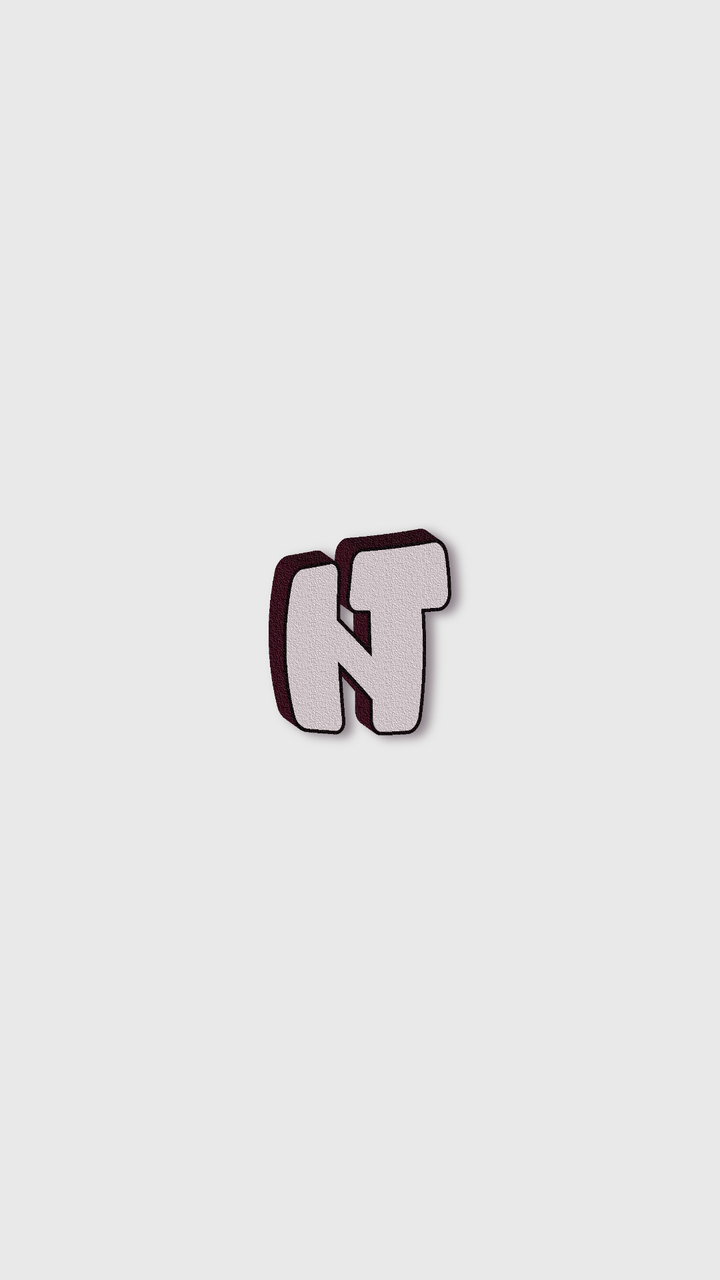
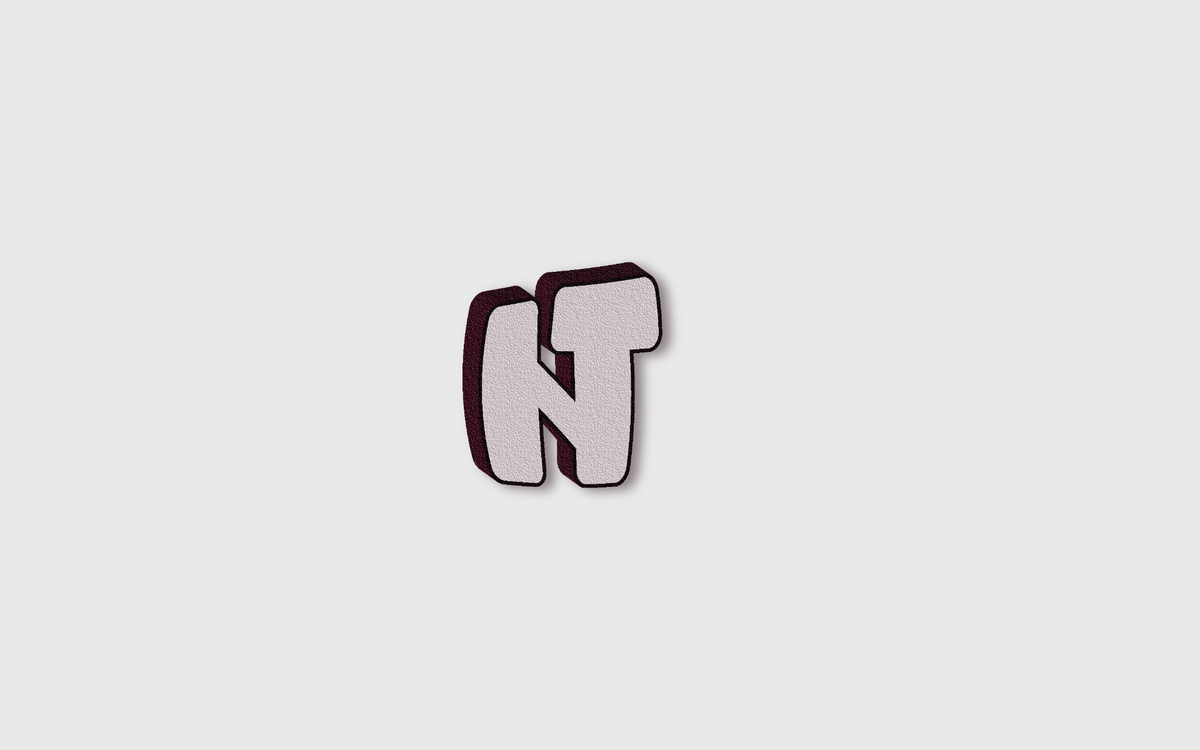

First picture: res/layout/ on a phone held upright. Second picture: the repository's own variant of that layout, on a device whose configuration matches the variant's folder. Source for both follows.
<!-- AndroidManifest.xml: application theme Theme.Notell -->
<!-- res/layout/activity_authentication.xml -->
<?xml version="1.0" encoding="utf-8"?>
<androidx.constraintlayout.widget.ConstraintLayout xmlns:android="http://schemas.android.com/apk/res/android"
    xmlns:app="http://schemas.android.com/apk/res-auto"
    xmlns:tools="http://schemas.android.com/tools"
    android:id="@+id/csl_auth_page"
    android:layout_width="match_parent"
    android:layout_height="match_parent"

    tools:context=".activities.AuthenticationActivity">

    <androidx.constraintlayout.widget.ConstraintLayout
        android:id="@+id/csl_auth_centered"
        android:layout_width="match_parent"
        android:layout_height="wrap_content"
        app:layout_constraintBottom_toBottomOf="parent"
        app:layout_constraintTop_toTopOf="parent">

        <ImageView
            android:id="@+id/image_auth_logo"
            android:layout_width="@dimen/logo_size"
            android:layout_height="@dimen/logo_size"
            android:contentDescription="@string/image_logo_description"
            app:layout_constraintEnd_toEndOf="parent"
            app:layout_constraintStart_toStartOf="parent"
            app:layout_constraintTop_toTopOf="parent"
            app:srcCompat="@drawable/logo" />

        <FrameLayout
            android:id="@+id/fl_auth_fragment_holder"
            android:layout_width="match_parent"
            android:layout_height="wrap_content"
            android:layout_marginTop="8dp"
            app:layout_constraintEnd_toEndOf="parent"
            app:layout_constraintStart_toStartOf="parent"
            app:layout_constraintTop_toBottomOf="@+id/image_auth_logo">

        </FrameLayout>
    </androidx.constraintlayout.widget.ConstraintLayout>

</androidx.constraintlayout.widget.ConstraintLayout>
<!-- resources referenced by this layout -->
<resources>
  <dimen name="logo_size">160dp</dimen>
  <!-- drawable logo: png bitmap (drawable, 257189 bytes) -->
  <string name="image_logo_description">Notell logo</string>
  <style name="Theme.Notell" parent="Theme.MaterialComponents.DayNight.NoActionBar">
  
  
          
          <item name="colorPrimary">@color/purple_2</item>
          <item name="colorPrimaryVariant">@color/purple_0</item>
          <item name="colorSecondary">@color/grey_0</item>
          <item name="colorAccent">?attr/colorPrimaryVariant</item>
  
          
          <item name="android:windowBackground">@color/grey_1</item>
          <item name="android:statusBarColor" tools:targetApi="l">?attr/colorPrimary</item>
          <item name="actionBarSize">65dp</item>
  
  
          
          <item name="android:fontFamily">@font/ubuntu_medium</item>
          <item name="android:textColor">@color/black</item>
          <item name="android:textColorHint">@color/grey_3</item>
  
          
          <item name="alertDialogTheme">@style/DialogTheme</item>
      </style>
  <color name="purple_2">#2d113b</color>
  <color name="purple_0">#8c709a</color>
  <color name="grey_0">#DDDDDD</color>
  <color name="grey_1">#E9E9E9</color>
  <color name="black">#000000</color>
  <color name="grey_3">#858585</color>
  <style name="DialogTheme" parent="ThemeOverlay.MaterialComponents.Dialog.Alert">
          <item name="buttonBarNegativeButtonStyle">@style/NegativeButtonStyle</item>
          <item name="buttonBarPositiveButtonStyle">@style/PositiveButtonStyle</item>
      </style>
  <style name="NegativeButtonStyle" parent="Widget.MaterialComponents.Button.TextButton.Dialog">
          <item name="android:textColor">?attr/colorOnBackground</item>
      </style>
  <style name="PositiveButtonStyle" parent="Widget.MaterialComponents.Button.TextButton.Dialog">
          <item name="android:textColor">?attr/colorOnBackground</item>
      </style>
</resources>
<!-- res/layout-large-land/activity_authentication.xml (the repository's variant of the layout above) -->
<!-- drawn on a 7-inch tablet turned sideways -->
<?xml version="1.0" encoding="utf-8"?>
<androidx.constraintlayout.widget.ConstraintLayout xmlns:android="http://schemas.android.com/apk/res/android"
    xmlns:app="http://schemas.android.com/apk/res-auto"
    xmlns:tools="http://schemas.android.com/tools"
    android:id="@+id/csl_auth_page"
    android:layout_width="match_parent"
    android:layout_height="match_parent"
    tools:context=".activities.AuthenticationActivity">

    <androidx.constraintlayout.widget.ConstraintLayout
        android:id="@+id/csl_auth_centered"
        android:layout_width="wrap_content"
        android:layout_height="wrap_content"
        app:layout_constraintBottom_toBottomOf="parent"
        app:layout_constraintEnd_toEndOf="parent"
        app:layout_constraintStart_toStartOf="parent"
        app:layout_constraintTop_toTopOf="parent">

        <ImageView
            android:id="@+id/image_auth_logo"
            android:layout_width="@dimen/logo_size"
            android:layout_height="@dimen/logo_size"
            android:contentDescription="@string/image_logo_description"
            app:layout_constraintBottom_toBottomOf="parent"
            app:layout_constraintStart_toStartOf="parent"
            app:layout_constraintTop_toTopOf="parent"
            app:srcCompat="@drawable/logo" />

        <FrameLayout
            android:id="@+id/fl_auth_fragment_holder"
            android:layout_width="wrap_content"
            android:layout_height="wrap_content"
            android:layout_marginStart="60dp"
            app:layout_constraintBottom_toBottomOf="parent"
            app:layout_constraintStart_toEndOf="@+id/image_auth_logo"
            app:layout_constraintTop_toTopOf="parent">

        </FrameLayout>
    </androidx.constraintlayout.widget.ConstraintLayout>

</androidx.constraintlayout.widget.ConstraintLayout>
<!-- resources referenced by the variant -->
<!-- as a 7-inch tablet turned sideways resolves them -->
<resources>
  <!-- from res/values-large/ -->
  <dimen name="logo_size">280dp</dimen>
  <!-- drawable logo: png bitmap (drawable, 257189 bytes) -->
  <string name="image_logo_description">Notell logo</string>
  <style name="Theme.Notell" parent="Theme.MaterialComponents.DayNight.NoActionBar">
  
  
          
          <item name="colorPrimary">@color/purple_2</item>
          <item name="colorPrimaryVariant">@color/purple_0</item>
          <item name="colorSecondary">@color/grey_0</item>
          <item name="colorAccent">?attr/colorPrimaryVariant</item>
  
          
          <item name="android:windowBackground">@color/grey_1</item>
          <item name="android:statusBarColor" tools:targetApi="l">?attr/colorPrimary</item>
          <item name="actionBarSize">65dp</item>
  
  
          
          <item name="android:fontFamily">@font/ubuntu_medium</item>
          <item name="android:textColor">@color/black</item>
          <item name="android:textColorHint">@color/grey_3</item>
  
          
          <item name="alertDialogTheme">@style/DialogTheme</item>
      </style>
  <color name="purple_2">#2d113b</color>
  <color name="purple_0">#8c709a</color>
  <color name="grey_0">#DDDDDD</color>
  <color name="grey_1">#E9E9E9</color>
  <color name="black">#000000</color>
  <color name="grey_3">#858585</color>
  <style name="DialogTheme" parent="ThemeOverlay.MaterialComponents.Dialog.Alert">
          <item name="buttonBarNegativeButtonStyle">@style/NegativeButtonStyle</item>
          <item name="buttonBarPositiveButtonStyle">@style/PositiveButtonStyle</item>
      </style>
  <style name="NegativeButtonStyle" parent="Widget.MaterialComponents.Button.TextButton.Dialog">
          <item name="android:textColor">?attr/colorOnBackground</item>
      </style>
  <style name="PositiveButtonStyle" parent="Widget.MaterialComponents.Button.TextButton.Dialog">
          <item name="android:textColor">?attr/colorOnBackground</item>
      </style>
</resources>
